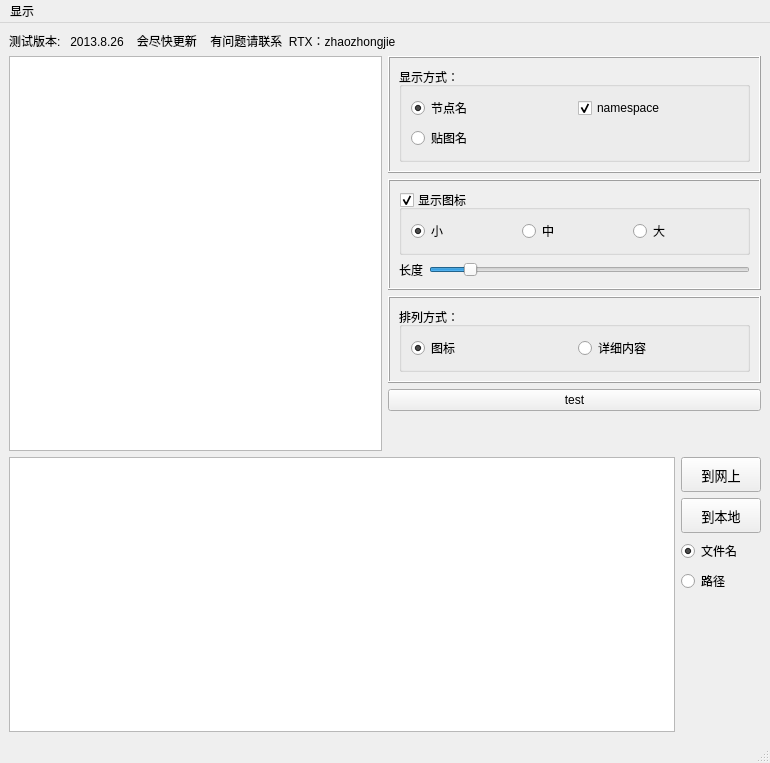
<?xml version="1.0" encoding="UTF-8"?>
<ui version="4.0">
 <class>MainWindow</class>
 <widget class="QMainWindow" name="MainWindow">
  <property name="geometry">
   <rect>
    <x>0</x>
    <y>0</y>
    <width>770</width>
    <height>763</height>
   </rect>
  </property>
  <property name="sizePolicy">
   <sizepolicy hsizetype="Fixed" vsizetype="Preferred">
    <horstretch>0</horstretch>
    <verstretch>0</verstretch>
   </sizepolicy>
  </property>
  <property name="minimumSize">
   <size>
    <width>400</width>
    <height>300</height>
   </size>
  </property>
  <property name="windowTitle">
   <string>ImageSwitchPath</string>
  </property>
  <widget class="QWidget" name="centralwidget">
   <layout class="QVBoxLayout" name="verticalLayout_8">
    <item>
     <widget class="QLabel" name="label">
      <property name="text">
       <string>测试版本:   2013.8.26    会尽快更新    有问题请联系  RTX：zhaozhongjie</string>
      </property>
     </widget>
    </item>
    <item>
     <layout class="QHBoxLayout" name="horizontalLayout" stretch="0,0">
      <item>
       <widget class="QListView" name="listView">
        <property name="font">
         <font>
          <pointsize>10</pointsize>
         </font>
        </property>
        <property name="defaultDropAction">
         <enum>Qt::MoveAction</enum>
        </property>
        <property name="selectionMode">
         <enum>QAbstractItemView::ExtendedSelection</enum>
        </property>
        <property name="flow">
         <enum>QListView::LeftToRight</enum>
        </property>
        <property name="isWrapping" stdset="0">
         <bool>true</bool>
        </property>
        <property name="resizeMode">
         <enum>QListView::Adjust</enum>
        </property>
        <property name="spacing">
         <number>2</number>
        </property>
        <property name="viewMode">
         <enum>QListView::IconMode</enum>
        </property>
        <property name="batchSize">
         <number>50</number>
        </property>
        <property name="selectionRectVisible">
         <bool>true</bool>
        </property>
       </widget>
      </item>
      <item>
       <layout class="QVBoxLayout" name="verticalLayout_4">
        <item>
         <widget class="QFrame" name="frame">
          <property name="frameShape">
           <enum>QFrame::Box</enum>
          </property>
          <property name="frameShadow">
           <enum>QFrame::Raised</enum>
          </property>
          <layout class="QVBoxLayout" name="verticalLayout_5">
           <item>
            <widget class="QGroupBox" name="groupBox">
             <property name="font">
              <font>
               <pointsize>9</pointsize>
              </font>
             </property>
             <property name="title">
              <string>显示方式：</string>
             </property>
             <layout class="QVBoxLayout" name="verticalLayout_3">
              <item>
               <layout class="QHBoxLayout" name="horizontalLayout_5">
                <item>
                 <widget class="QRadioButton" name="radioButton_3">
                  <property name="text">
                   <string>节点名</string>
                  </property>
                  <property name="checked">
                   <bool>true</bool>
                  </property>
                 </widget>
                </item>
                <item>
                 <widget class="QCheckBox" name="checkBox_showNameSpace">
                  <property name="font">
                   <font>
                    <pointsize>9</pointsize>
                   </font>
                  </property>
                  <property name="text">
                   <string>namespace</string>
                  </property>
                  <property name="checked">
                   <bool>true</bool>
                  </property>
                 </widget>
                </item>
               </layout>
              </item>
              <item>
               <widget class="QRadioButton" name="radioButton_4">
                <property name="text">
                 <string>贴图名</string>
                </property>
               </widget>
              </item>
             </layout>
            </widget>
           </item>
          </layout>
         </widget>
        </item>
        <item>
         <widget class="QFrame" name="frame_2">
          <property name="frameShape">
           <enum>QFrame::Box</enum>
          </property>
          <property name="frameShadow">
           <enum>QFrame::Raised</enum>
          </property>
          <layout class="QVBoxLayout" name="verticalLayout_6">
           <item>
            <widget class="QGroupBox" name="displayIcon">
             <property name="sizePolicy">
              <sizepolicy hsizetype="Preferred" vsizetype="Preferred">
               <horstretch>0</horstretch>
               <verstretch>0</verstretch>
              </sizepolicy>
             </property>
             <property name="font">
              <font>
               <pointsize>9</pointsize>
              </font>
             </property>
             <property name="title">
              <string>显示图标</string>
             </property>
             <property name="checkable">
              <bool>true</bool>
             </property>
             <property name="checked">
              <bool>true</bool>
             </property>
             <layout class="QHBoxLayout" name="horizontalLayout_2">
              <item>
               <widget class="QRadioButton" name="smallIcon">
                <property name="font">
                 <font>
                  <pointsize>9</pointsize>
                 </font>
                </property>
                <property name="text">
                 <string>小</string>
                </property>
                <property name="checked">
                 <bool>true</bool>
                </property>
               </widget>
              </item>
              <item>
               <widget class="QRadioButton" name="midIcon">
                <property name="text">
                 <string>中</string>
                </property>
               </widget>
              </item>
              <item>
               <widget class="QRadioButton" name="bigIcon">
                <property name="font">
                 <font>
                  <pointsize>9</pointsize>
                 </font>
                </property>
                <property name="text">
                 <string>大</string>
                </property>
                <property name="checked">
                 <bool>false</bool>
                </property>
               </widget>
              </item>
             </layout>
            </widget>
           </item>
           <item>
            <layout class="QHBoxLayout" name="horizontalLayout_6">
             <item>
              <widget class="QLabel" name="label_3">
               <property name="font">
                <font>
                 <pointsize>9</pointsize>
                </font>
               </property>
               <property name="text">
                <string>长度</string>
               </property>
              </widget>
             </item>
             <item>
              <widget class="QSlider" name="gridLength">
               <property name="minimum">
                <number>100</number>
               </property>
               <property name="maximum">
                <number>1000</number>
               </property>
               <property name="value">
                <number>200</number>
               </property>
               <property name="orientation">
                <enum>Qt::Horizontal</enum>
               </property>
              </widget>
             </item>
            </layout>
           </item>
          </layout>
         </widget>
        </item>
        <item>
         <widget class="QFrame" name="frame_3">
          <property name="frameShape">
           <enum>QFrame::Box</enum>
          </property>
          <property name="frameShadow">
           <enum>QFrame::Raised</enum>
          </property>
          <layout class="QVBoxLayout" name="verticalLayout_7">
           <item>
            <widget class="QGroupBox" name="groupBox_2">
             <property name="font">
              <font>
               <pointsize>9</pointsize>
              </font>
             </property>
             <property name="title">
              <string>排列方式：</string>
             </property>
             <layout class="QHBoxLayout" name="horizontalLayout_4">
              <item>
               <widget class="QRadioButton" name="radioButton">
                <property name="font">
                 <font>
                  <pointsize>9</pointsize>
                 </font>
                </property>
                <property name="text">
                 <string>图标</string>
                </property>
                <property name="checked">
                 <bool>true</bool>
                </property>
               </widget>
              </item>
              <item>
               <widget class="QRadioButton" name="radioButton_2">
                <property name="font">
                 <font>
                  <pointsize>9</pointsize>
                 </font>
                </property>
                <property name="text">
                 <string>详细内容</string>
                </property>
               </widget>
              </item>
             </layout>
            </widget>
           </item>
          </layout>
         </widget>
        </item>
        <item>
         <widget class="QPushButton" name="test">
          <property name="text">
           <string>test</string>
          </property>
         </widget>
        </item>
        <item>
         <spacer name="verticalSpacer">
          <property name="orientation">
           <enum>Qt::Vertical</enum>
          </property>
          <property name="sizeHint" stdset="0">
           <size>
            <width>20</width>
            <height>40</height>
           </size>
          </property>
         </spacer>
        </item>
       </layout>
      </item>
     </layout>
    </item>
    <item>
     <layout class="QHBoxLayout" name="horizontalLayout_3">
      <item>
       <widget class="QTableView" name="tableView">
        <property name="font">
         <font>
          <pointsize>10</pointsize>
         </font>
        </property>
       </widget>
      </item>
      <item>
       <layout class="QVBoxLayout" name="verticalLayout_2">
        <item>
         <widget class="QPushButton" name="Select_ToNet">
          <property name="minimumSize">
           <size>
            <width>0</width>
            <height>35</height>
           </size>
          </property>
          <property name="font">
           <font>
            <pointsize>10</pointsize>
           </font>
          </property>
          <property name="text">
           <string>到网上</string>
          </property>
         </widget>
        </item>
        <item>
         <widget class="QPushButton" name="Select_ToLocal">
          <property name="minimumSize">
           <size>
            <width>0</width>
            <height>35</height>
           </size>
          </property>
          <property name="font">
           <font>
            <pointsize>10</pointsize>
           </font>
          </property>
          <property name="text">
           <string>到本地</string>
          </property>
         </widget>
        </item>
        <item>
         <layout class="QVBoxLayout" name="verticalLayout">
          <item>
           <widget class="QRadioButton" name="disFileName">
            <property name="font">
             <font>
              <pointsize>9</pointsize>
             </font>
            </property>
            <property name="text">
             <string>文件名</string>
            </property>
            <property name="checked">
             <bool>true</bool>
            </property>
           </widget>
          </item>
          <item>
           <widget class="QRadioButton" name="disPathName">
            <property name="font">
             <font>
              <pointsize>9</pointsize>
             </font>
            </property>
            <property name="text">
             <string>路径</string>
            </property>
           </widget>
          </item>
          <item>
           <spacer name="verticalSpacer_2">
            <property name="orientation">
             <enum>Qt::Vertical</enum>
            </property>
            <property name="sizeHint" stdset="0">
             <size>
              <width>20</width>
              <height>40</height>
             </size>
            </property>
           </spacer>
          </item>
         </layout>
        </item>
       </layout>
      </item>
     </layout>
    </item>
   </layout>
  </widget>
  <widget class="QMenuBar" name="menubar">
   <property name="geometry">
    <rect>
     <x>0</x>
     <y>0</y>
     <width>770</width>
     <height>23</height>
    </rect>
   </property>
   <widget class="QMenu" name="menu">
    <property name="title">
     <string>显示</string>
    </property>
    <addaction name="action_showNameSpace"/>
   </widget>
   <addaction name="menu"/>
  </widget>
  <widget class="QStatusBar" name="statusbar"/>
  <action name="action">
   <property name="checkable">
    <bool>true</bool>
   </property>
   <property name="text">
    <string>图标</string>
   </property>
   <property name="autoRepeat">
    <bool>false</bool>
   </property>
  </action>
  <action name="action_2">
   <property name="checkable">
    <bool>true</bool>
   </property>
   <property name="checked">
    <bool>true</bool>
   </property>
   <property name="text">
    <string>名称</string>
   </property>
   <property name="autoRepeat">
    <bool>false</bool>
   </property>
  </action>
  <action name="action_showNameSpace">
   <property name="checkable">
    <bool>true</bool>
   </property>
   <property name="checked">
    <bool>true</bool>
   </property>
   <property name="text">
    <string>显示 name space</string>
   </property>
  </action>
 </widget>
 <resources/>
 <connections>
  <connection>
   <sender>radioButton_3</sender>
   <signal>toggled(bool)</signal>
   <receiver>checkBox_showNameSpace</receiver>
   <slot>setEnabled(bool)</slot>
   <hints>
    <hint type="sourcelabel">
     <x>354</x>
     <y>95</y>
    </hint>
    <hint type="destinationlabel">
     <x>431</x>
     <y>101</y>
    </hint>
   </hints>
  </connection>
 </connections>
</ui>
